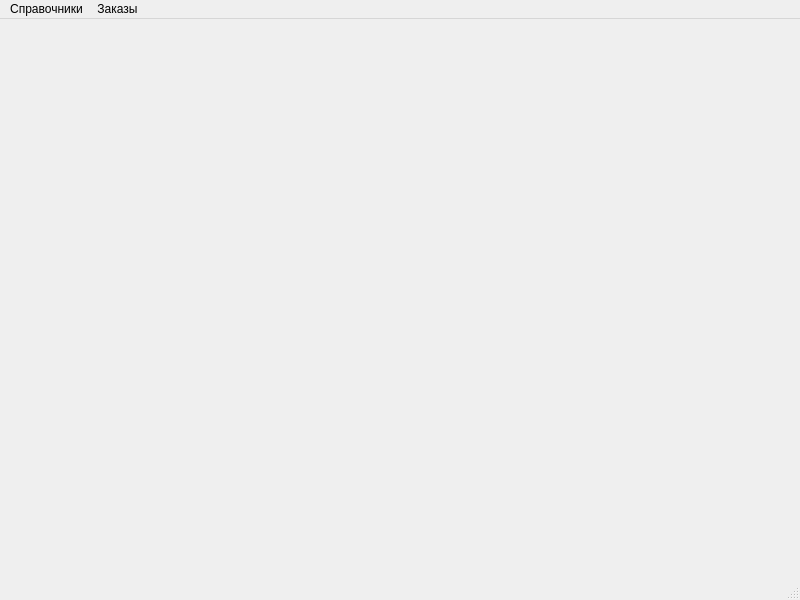
<?xml version="1.0" encoding="UTF-8"?>
<ui version="4.0">
 <class>MainWindow</class>
 <widget class="QMainWindow" name="MainWindow">
  <property name="geometry">
   <rect>
    <x>0</x>
    <y>0</y>
    <width>800</width>
    <height>600</height>
   </rect>
  </property>
  <property name="windowTitle">
   <string>MainWindow</string>
  </property>
  <widget class="QWidget" name="centralwidget"/>
  <widget class="QMenuBar" name="menubar">
   <property name="geometry">
    <rect>
     <x>0</x>
     <y>0</y>
     <width>800</width>
     <height>26</height>
    </rect>
   </property>
   <widget class="QMenu" name="Dicts">
    <property name="title">
     <string>Справочники</string>
    </property>
    <addaction name="Ings"/>
    <addaction name="Products"/>
    <addaction name="Customers"/>
   </widget>
   <widget class="QMenu" name="Orders">
    <property name="title">
     <string>Заказы</string>
    </property>
   </widget>
   <addaction name="Dicts"/>
   <addaction name="Orders"/>
  </widget>
  <widget class="QStatusBar" name="statusbar"/>
  <action name="Ings">
   <property name="text">
    <string>Ингридиенты</string>
   </property>
  </action>
  <action name="Products">
   <property name="text">
    <string>Продукты</string>
   </property>
  </action>
  <action name="Customers">
   <property name="text">
    <string>Заказчики</string>
   </property>
  </action>
 </widget>
 <resources/>
 <connections/>
</ui>
